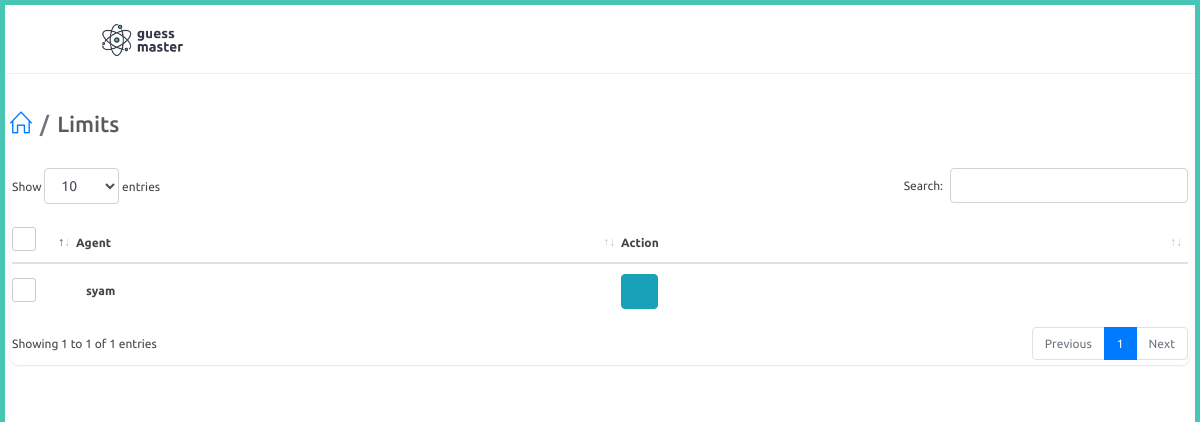
Before: /adminapp/view-limit with the older database file.
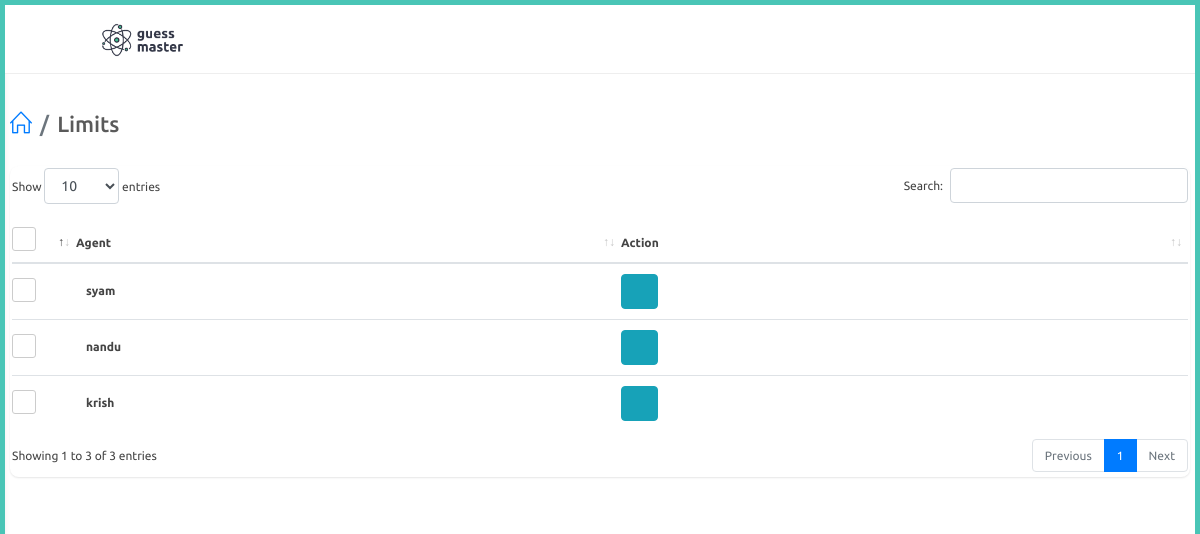
After: the same page with the newer database file.
### adminapp/models.py (models this page shows, shortened)
class Limit(models.Model):
    agent = models.ForeignKey(Agent,on_delete=models.CASCADE,null=True)
    daily_limit = models.FloatField()
    checked_times = models.ManyToManyField(PlayTime)

### website/models.py (models this page shows, shortened)
class Agent(models.Model):
    user = models.OneToOneField(User,on_delete=models.CASCADE,related_name="agent")
    agent_name = models.CharField(max_length=100,null=True)
    phone_number = models.CharField(max_length=100,null=True)

class User(AbstractUser):
    is_agent = models.BooleanField("is agent", default=False)
    is_dealer = models.BooleanField("is dealer", default=False)

### adminapp/views.py (the view)
# urls.py: path('view-limit',views.view_limits,name="view_limits"),
def view_limits(request):
    limits = Limit.objects.filter().all()
    context = {
        'limits' : limits
    }
    return render(request,'adminapp/view_limits.html',context)

### templates/adminapp/view_limits.html (shortened to what this page needs)
{% extends 'adminapp/partials/base.html' %}
{% load static %}
{% block content %}
<div id="main-content">
    <div class="container-fluid">
        <div class="block-header">
            <div class="row">
                <div class="col-lg-5 col-md-8 col-sm-12">
                    <h2><a href="javascript:void(0);" class="btn btn-xs btn-link btn-toggle-fullwidth"></a>  <ul class="breadcrumb">
                        <li class="breadcrumb-item"><a href="{% url 'adminapp:index' %}"><i class="icon-home"></i></a></li>
                        <li class="breadcrumb-item">Limits</li>
                    </ul></h2>
                </div>
            </div>
        </div>
        <div class="row clearfix">
            <div class="col-lg-12">
<div class="card">
    <div class="body">
        <div class="table-responsive">
            <table class="table table-hover js-basic-example dataTable table-custom m-b-0 c_list">
                <thead>
                    <tr>
                        <th>
                            <label class="fancy-checkbox">
                                <span></span>
                            </label>
                        </th>
                        <th>Agent</th>
                        <th>Action</th>
                    </tr>
                </thead>
                    <tbody>
                    {% for limit in limits %}
                    <tr>
                        <td style="width: 50px;">
                            <label class="fancy-checkbox">
                                <span></span>
                            </label>
                        </td>
                        <td>
                            <p class="c_name">{{limit.agent.user}}</p>
                        </td>
                        <td>
                            <a href="{% url 'adminapp:edit_limit' limit.id %}" class="btn btn-info" title="Edit">
                                <i class="fa fa-edit"></i>
                            </a>
                        </td>
                    </tr>
                    {% endfor %}
                </tbody>
            </table>
        </div>
    </div>
</div>
</div>
</div>
</div>
</div>
{% endblock %}

Changed rows visible on the page:
added Limit: agent.user "nandu"
added Limit: agent.user "krish"
Other visible differences:
text written by a page script: "Show entries Search: Showing 1 to 1 of 1 entries Previous 1 Next" → "Show entries Search: Showing 1 to 3 of 3 entries Previous 1 Next"
